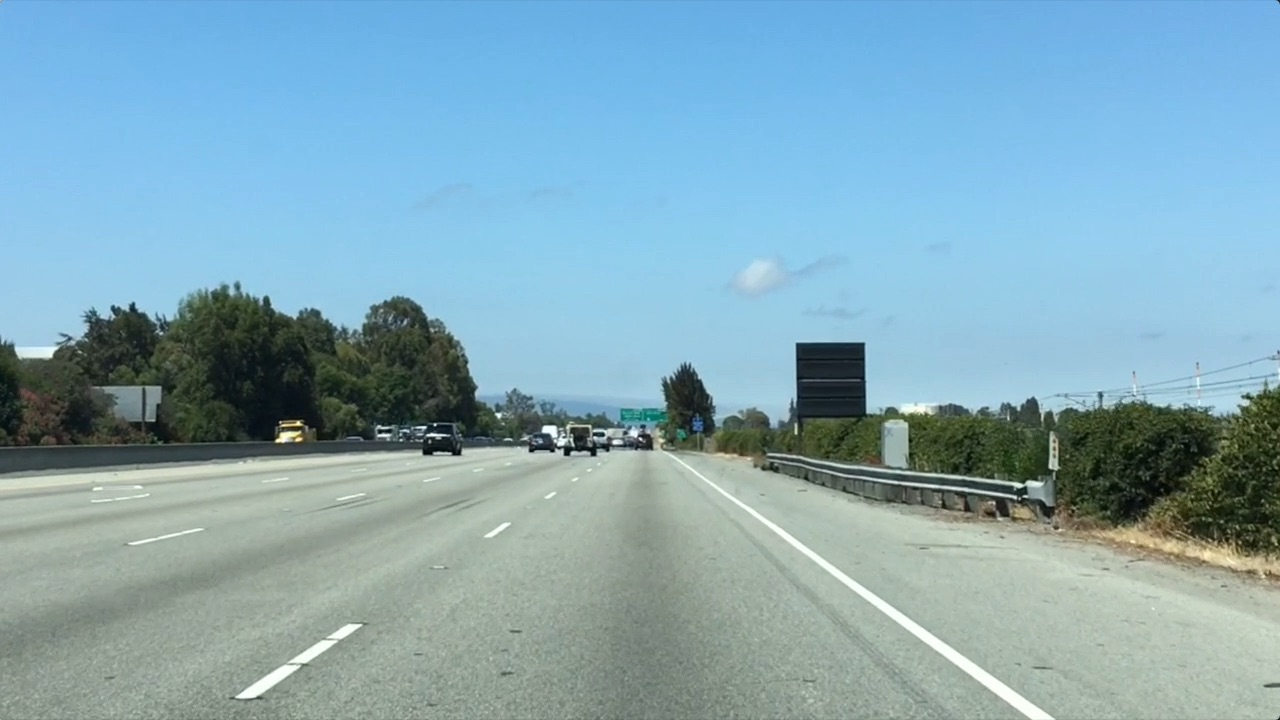
#> input picture Play/test.jpg, 1280 x 720 px
$ jupyter execute --allow-errors Untitled.ipynb
#> lines starting #> are read from the running program, lines starting #| are printed output that depends on the picture; after the words box and inside, x2 and y2 are one past the last pixel; in counts of white or black regions, pixels touching at a corner belong together
[cell 1]
import matplotlib.pyplot as plt
import matplotlib.image as mpimg
import numpy as np

[cell 2]
# Read in the image
image = mpimg.imread('test.jpg')
#> image is the input picture: shape (720, 1280, 3); mean R, G, B 132, 168.5, 182.1
plt.imshow(image)

[cell 3]
# Grab the x and y sizes and make two copies of the image
# With one copy we'll extract only the pixels that meet our selection,
# then we'll paint those pixels red in the original image to see our selection
# overlaid on the original.
ysize = image.shape[0]
#> ysize = 720
xsize = image.shape[1]
#> xsize = 1280
color_select= np.copy(image)
line_image = np.copy(image)

# Define our color criteria
red_threshold = 210
green_threshold = 210
blue_threshold = 210
rgb_threshold = [red_threshold, green_threshold, blue_threshold]

# Define a triangle region of interest (Note: if you run this code,
# Keep in mind the origin (x=0, y=0) is in the upper left in image processing
# you'll find these are not sensible values!!
# But you'll get a chance to play with them soon in a quiz ;)
left_bottom = [0, ysize]
#> left_bottom = [0, 720]
right_bottom = [xsize, ysize]
#> right_bottom = [1280, 720]
apex = [xsize / 2, ysize /2]
#> apex = [640, 360]

fit_left = np.polyfit((left_bottom[0], apex[0]), (left_bottom[1], apex[1]), 1)
#> fit_left = [-0.563, 720]
fit_right = np.polyfit((right_bottom[0], apex[0]), (right_bottom[1], apex[1]), 1)
#> fit_right = [0.562, 1e-13]
fit_bottom = np.polyfit((left_bottom[0], right_bottom[0]), (left_bottom[1], right_bottom[1]), 1)
#> fit_bottom = [-6.84e-17, 720]

# Mask pixels below the threshold
color_thresholds = (image[:,:,0] < rgb_threshold[0]) | \
                    (image[:,:,1] < rgb_threshold[1]) | \
                    (image[:,:,2] < rgb_threshold[2])
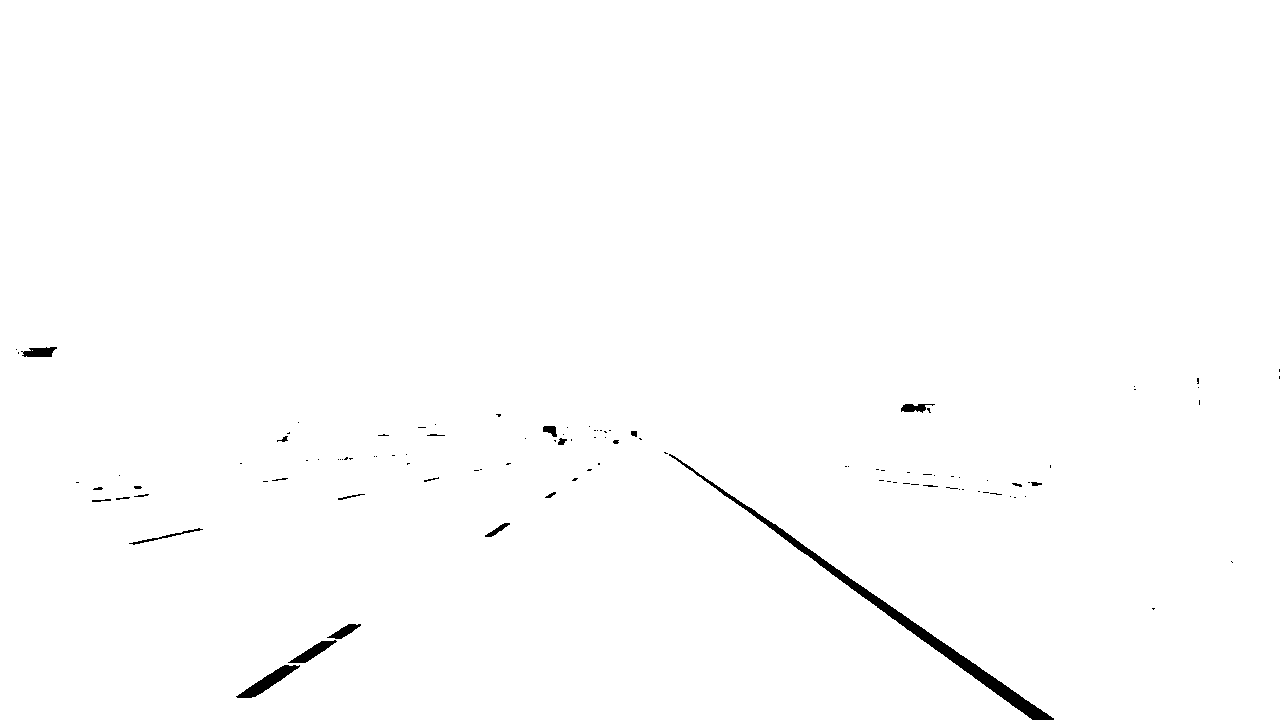
#> color_thresholds: shape (720, 1280) bool; 99.3% white; 107 black regions (81 under 20 px), largest, box (x1, y1, x2, y2) and area: (669, 454, 1054, 720) 3564, (236, 665, 300, 698) 643, (288, 640, 337, 663) 385

# Find the region inside the lines
XX, YY = np.meshgrid(np.arange(0, xsize), np.arange(0, ysize))
region_thresholds = (YY > (XX*fit_left[0] + fit_left[1])) & \
                    (YY > (XX*fit_right[0] + fit_right[1])) & \
                    (YY < (XX*fit_bottom[0] + fit_bottom[1]))
# Mask color selection
color_select[color_thresholds] = [0,0,0]
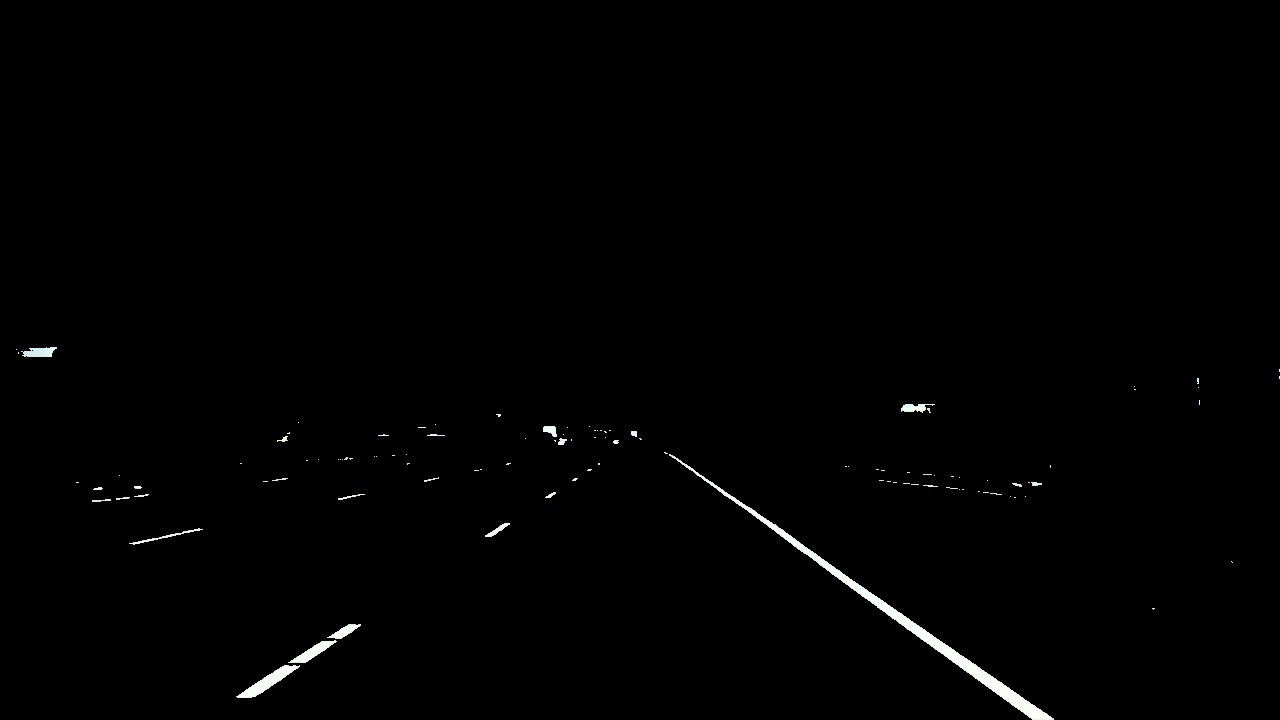
#> color_select: shape (720, 1280, 3); mean R, G, B 1.7, 1.7, 1.7
# Find where image is both colored right and in the region
line_image[~color_thresholds & region_thresholds] = [255,0,0]
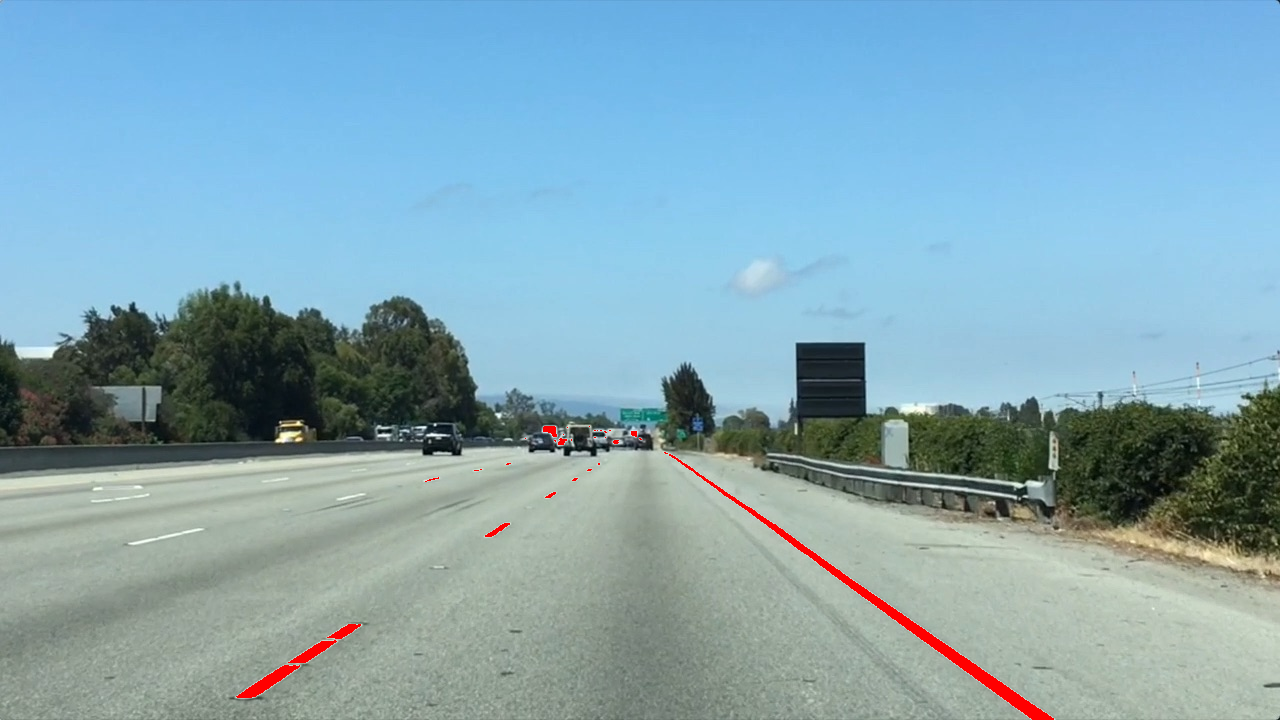
#> line_image: shape (720, 1280, 3); 0.57% of pixels changed, all inside (x1, y1, x2, y2) = (236, 426, 1054, 720)

# Display our two output images
plt.imshow(color_select)
plt.imshow(line_image)
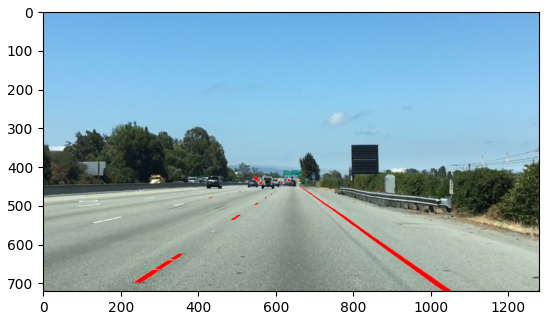
#> figure drawn by matplotlib, 1 panel

[cell 4]
import matplotlib.pyplot as plt
import matplotlib.image as mpimg
image = mpimg.imread('exit-ramp.jpg')
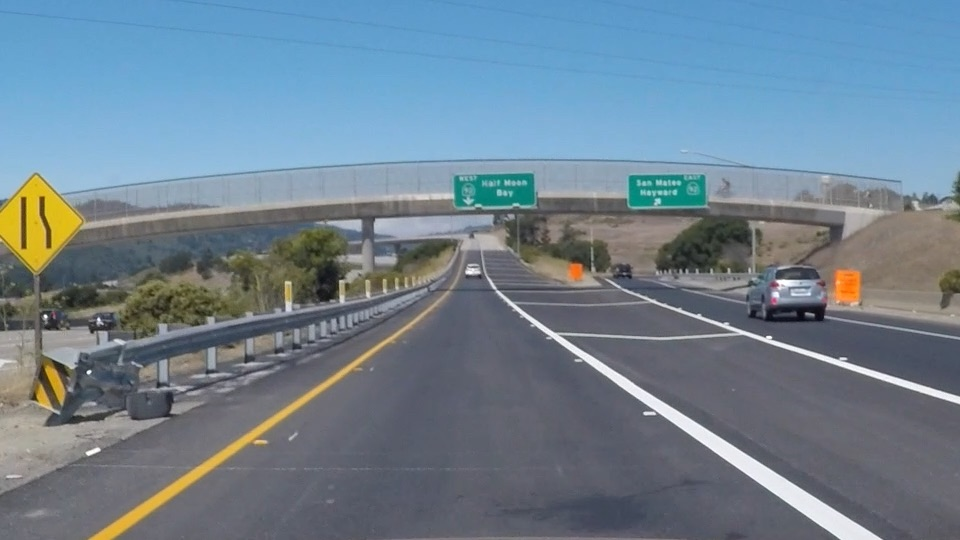
#> input picture Play/exit-ramp.jpg, 960 x 540 px
#> image is the input picture: shape (540, 960, 3); mean R, G, B 111.3, 130.2, 144.4
plt.imshow(image)

#> (a cell that did not finish here is left out)

[cell 6]
kernel_size = 5
#> (the rest of this cell did not finish here and is left out)

[cell 7]
low_threshold = 50
high_threshold = 150
#> (the rest of this cell did not finish here and is left out)

[cell 8]
rho = 1
theta = np.pi/180
threshold = 1
min_line_length = 10
max_line_gap = 1
line_image = np.copy(image)*0 #creating a blank to draw lines on
#> line_image: shape (540, 960, 3); every value is 0
plt.imshow(line_image)
